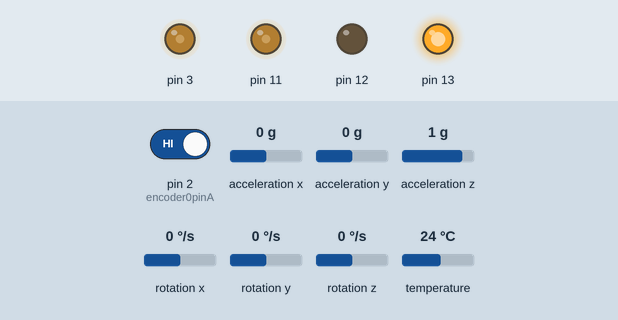
Recording of a sketch running on a simulated Arduino Uno, built with avr-gcc and run on an emulated ATmega328P. On the bench: output pins drawn as LEDs (lit = HIGH). Inputs (shaded band) come from the test bench; at power-on: acceleration y 0 g, acceleration z 1 g, rotation x 0 °/s, pin 2 (encoder0pinA) HIGH, acceleration x 0 g, rotation y 0 °/s, rotation z 0 °/s, temperature 24 °C. What the sketch prints to the serial monitor is not drawn.

Above: at 1.3 s.
1.4 s: acceleration y set to -1.4 g
At 2.1 s:
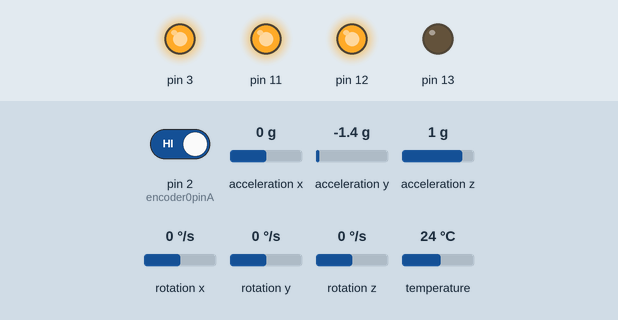
3.2 s: acceleration z set to 0 g
4.7 s: acceleration z set to -0.3 g
At 6.2 s:
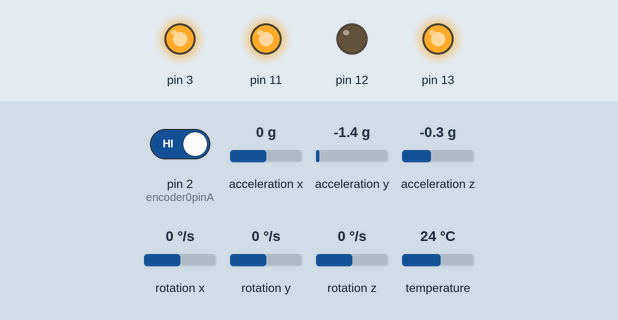
6.9 s: rotation x set to -100 °/s
At 8.57 s:
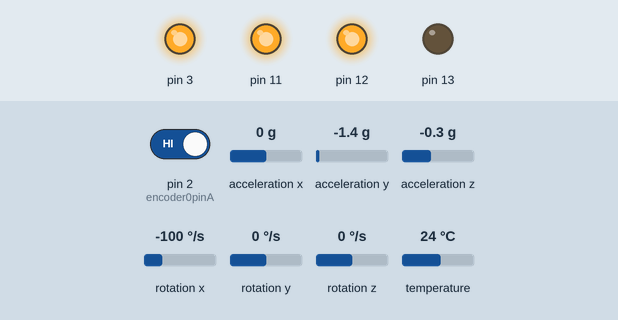
9.9 s: rotation x set to 0 °/s
At 11.0 s:
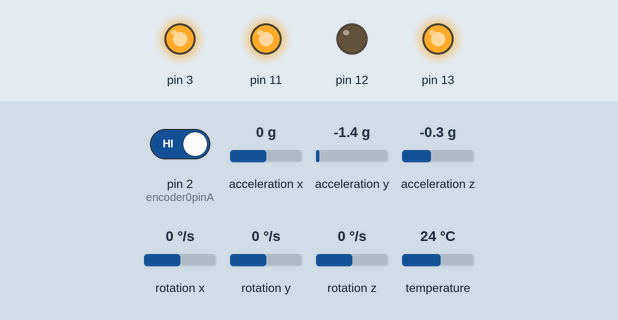
11.6 s: acceleration y set to 0 g
At 13.71 s:
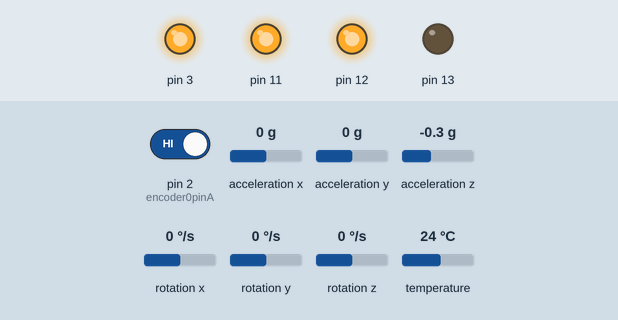
Timing chart, 0 to 15.6 s (numbered marks = the images above; inputs shaded):
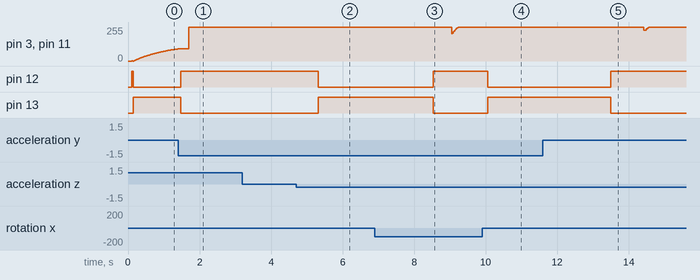

Measured:
- the behaviour switches between -0.1 and -0.2 g on acceleration z (found by bisection; images 1 and 2)
- after the input at 1.4 s, pin 12: LOW → HIGH after 0.07 s; pin 13: HIGH → LOW after 0.07 s
- after the input at 4.7 s, pin 12: HIGH → LOW after 0.62 s; pin 13: LOW → HIGH after 0.62 s
- after the input at 6.9 s, pin 12: LOW → HIGH after 1.6 s; pin 13: HIGH → LOW after 1.6 s
- after the input at 9.9 s, pin 12: HIGH → LOW after 0.15 s; pin 13: LOW → HIGH after 0.15 s
- after the input at 11.6 s, pin 3, pin 11: 255/255 → 232/255 after 2.8 s, → 255/255 0.07 s later; pin 12: LOW → HIGH after 1.9 s; pin 13: HIGH → LOW after 1.9 s

The sketch:

LQR_control_arduino.ino
```cpp
// Basic demo for accelerometer readings from Adafruit MPU6050

#include <Adafruit_MPU6050.h>
#include <Adafruit_Sensor.h>
#include <Wire.h>

Adafruit_MPU6050 mpu; //initialize IMU object
// bounds for PWM values - used to clip input to analogWrite()
#define maxPWM  255
#define minPWM  0

// constant used to blend accelerometer & gyroscope angle estimates
//(1-alpha)*angle_gyro
#define alpha  0.003

// constants for calculating distance travelled from encoder ticks
#define TICKS_PER_REV  1920
#define WHEEL_RADIUS   0.033  // [m]
#define WHEEL_CIRCUMF  0.2073 // [m]

#define MAX_TORQUE  0.08 // [Nm]

// time step (updated every loop)
double dt = 0.0033;
unsigned long last_time;

byte newEncoderData = 0;

// initialize IMU variables
double angle = 0.0;
double angle_last = 0.0;
double theta_dot = 0.0;

// encoder variables
const byte encoder0pinA = 2;//A pin -> the interrupt pin 0
const byte encoder0pinB = 4;//B pin -> the digital pin 3
byte encoder0PinALast;
int duration = 0;//the number of the pulses
boolean Direction;//the rotation direction

long wheel_pos = 0; // distance travelled by wheel (in encoder ticks)
long wheel_pos_last = 0; // last position of wheels (for calculating x velocity)
long desired_pos = TICKS_PER_REV * 0.5 / WHEEL_CIRCUMF; //position in ticks to drive robot to (pos initially in m)

// LQR variables
double state[4] = {0.0, 0.0, 0.0, 0.0};
double desired_state[4] = {0.5, 0.0, 0.0, 0.0};
double LQR_gains[4] = {-0.00316228, 0.02213903, 0.51538, 0.03447958};  // obtained from python control.LQR function

void setup(void) {

  // open Serial interface
  Serial.begin(115200);

  EncoderInit();

  while (!Serial)
    delay(10); // will pause Zero, Leonardo, etc until serial console opens

  // IMU library tries to connect and read data
  Serial.println("Adafruit MPU6050 test!");

  // Try to initialize!
  if (!mpu.begin()) {
    Serial.println("Failed to find MPU6050 chip");
    while (1) {
      delay(10);
    }
  }
  Serial.println("MPU6050 Found!");


  // set IMU parameters
  mpu.setAccelerometerRange(MPU6050_RANGE_8_G); // options:  +- 2, 4, 8, 16 [G]
  mpu.setGyroRange(MPU6050_RANGE_500_DEG);      // options:  250, 500, 1000, 2000 [DEG]
  mpu.setFilterBandwidth(MPU6050_BAND_21_HZ);   // options:  260, 184, 94, 44, 21, 10, 5 [Hz]
  Serial.println("");
  delay(100);

  // toggle pins connected to motor controller to output
  pinMode(12, OUTPUT);
  pinMode(13, OUTPUT);

  // intitialize last time so first dt calculation isn't crazy
  last_time = millis();
}

/*
 * Initialize encoder pins
 */
void EncoderInit()
{
  Direction = true;//default -> Forward
  pinMode(encoder0pinB,INPUT);
  attachInterrupt(0, readEncoder, CHANGE);
}

/*
 * Interrupt routine for reading encoder data
 */
void readEncoder()
{
//  newEncoderData = PIND;
  int Lstate = digitalRead(encoder0pinA);
  if((encoder0PinALast == LOW) && Lstate==HIGH)
  {
    int val = digitalRead(encoder0pinB);
    if(val == LOW && Direction)
    {
      Direction = false; //Reverse
    }
    else if(val == HIGH && !Direction)
    {
      Direction = true;  //Forward
    }
  }
  encoder0PinALast = Lstate;

  if(!Direction)  wheel_pos--;
  else  wheel_pos++;
}

/*
 *  Read accelerometer and gyroscope data from IMU
 */
void readSensors(){
  /* Get new sensor events with the readings */
  sensors_event_t a, g, temp;
  mpu.getEvent(&a, &g, &temp);

  // correct for IMU offsets (determined experimentally)
  double x_accel = a.acceleration.x - 0.68;
  double y_accel = a.acceleration.y + 0.35;
  double z_accel = a.acceleration.z + 1.78;
  theta_dot = g.gyro.x + 0.05;

  // calculate accelerometer & gyroscope angle estimates
  double angle_accel = -atan(y_accel / z_accel);
  double angle_gyro = angle - theta_dot * dt;

  // blend two estimates together
  angle = (1 - alpha) * (angle_gyro) + alpha*angle_accel;
}

/*
 *   Update state from IMU and encoder readings
 *        TODO: maybe add some sort of Luenberg observer here? since
 *              estimate of state can be gotten from last state + last output
 *    State vector: [x, x_dot, theta, theta_dot]
 */
void update_state(){
  // update time step based on how long last loop took
  unsigned long curr_time = millis();
  dt = (curr_time - last_time) / 1000.0;
  last_time = curr_time;

  // update state values
  state[0] = WHEEL_CIRCUMF * wheel_pos / TICKS_PER_REV;
  state[1] = WHEEL_CIRCUMF * (wheel_pos - wheel_pos_last) / (dt * TICKS_PER_REV);
  wheel_pos_last = wheel_pos;  // store for next loop
  state[2] = angle;  // may need to offset angle because balance is a bit off
  state[3] = theta_dot * 3.14/180; // convert from degrees to radians
}

/*
 *   Calculate input to the system based on current state and LQR gains K
 */
double calculate_LQR_PWM(){
  double LQR_PWM = 0.0;

  for(int i=0; i<4; i++){
    LQR_PWM -= LQR_gains[i] * (state[i] - desired_state[i]);
  }

  LQR_PWM = double(maxPWM) * LQR_PWM / MAX_TORQUE;

  // bound to possible range for inputs to analogWrite [0,255]
  //    note that abs(LQR_PWM) happens in loop()
  if(LQR_PWM > 255.0){
    LQR_PWM = 255.0;
  } else if (LQR_PWM < -255.0){
    LQR_PWM = -255.0;
  }

  return LQR_PWM;
}

void loop() {

  Serial.println(angle);

  // update IMU readings
  readSensors();

  // update state estimate from sensors
  update_state();

  double LQR_PWM = calculate_LQR_PWM();
  // force positive since analogWrite only takes values in range (0,255)
  int outPWM = (int) abs(LQR_PWM);

   if(LQR_PWM > 0) {
      // we want wheels to move backward
      digitalWrite(12, LOW);
      digitalWrite(13, HIGH);
    } else {
      // we want wheels to move forward
      digitalWrite(12, HIGH);
      digitalWrite(13, LOW);
    }
    // write PWM duty cycle to motors
    analogWrite(3, outPWM);
    analogWrite(11, outPWM);

}
```
